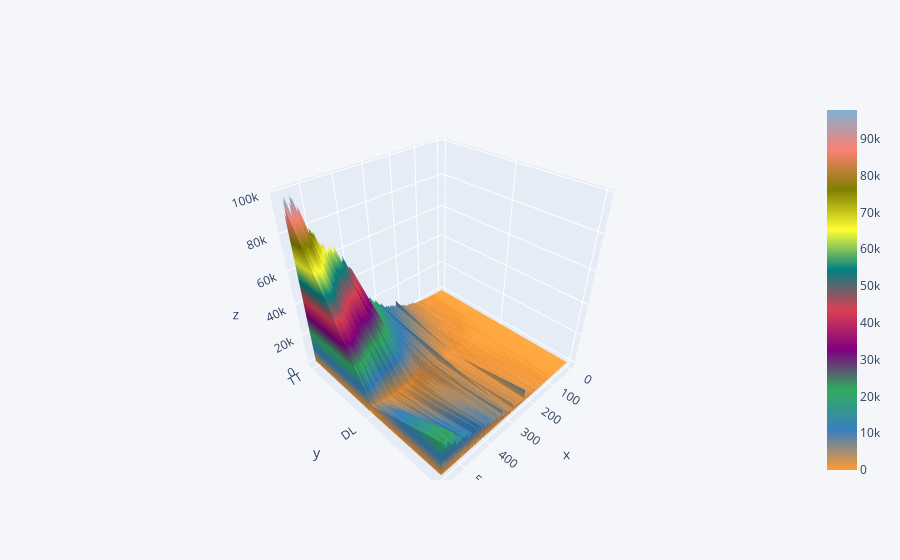

This figure's notebook cell:
### Code cell
df[['TT','DL','MH']].iplot(kind='surface')

### Figure 1 — Plotly figure (JSON) as saved in the notebook; plotly's stock layout.template omitted (floating-point values rounded to 4 significant figures; data arrays with more than 128 entries replaced by an {"elided": "..."} marker saying what was removed)
{"data": [{"colorscale": [[0, "rgb(255, 153, 51)"], [0.1111, "rgb(55, 128, 191)"], [0.2222, "rgb(50, 171, 96)"], [0.3333, "rgb(128, 0, 128)"], [0.4444, "rgb(219, 64, 82)"], [0.5556, "rgb(0, 128, 128)"], [0.6667, "rgb(255, 255, 51)"], [0.7778, "rgb(128, 128, 0)"], [0.8889, "rgb(251, 128, 114)"], [1, "rgb(128, 177, 211)"]], "type": "surface", "x": {"elided": "567 int values"}, "y": ["TT", "DL", "MH"], "z": {"elided": "3x567 int values"}}], "layout": {"legend": {"bgcolor": "#F5F6F9", "font": {"color": "#4D5663"}}, "paper_bgcolor": "#F5F6F9", "plot_bgcolor": "#F5F6F9", "title": {"font": {"color": "#4D5663"}}, "xaxis": {"gridcolor": "#E1E5ED", "showgrid": true, "tickfont": {"color": "#4D5663"}, "title": {"font": {"color": "#4D5663"}, "text": ""}, "zerolinecolor": "#E1E5ED"}, "yaxis": {"gridcolor": "#E1E5ED", "showgrid": true, "tickfont": {"color": "#4D5663"}, "title": {"font": {"color": "#4D5663"}, "text": ""}, "zerolinecolor": "#E1E5ED"}}}
